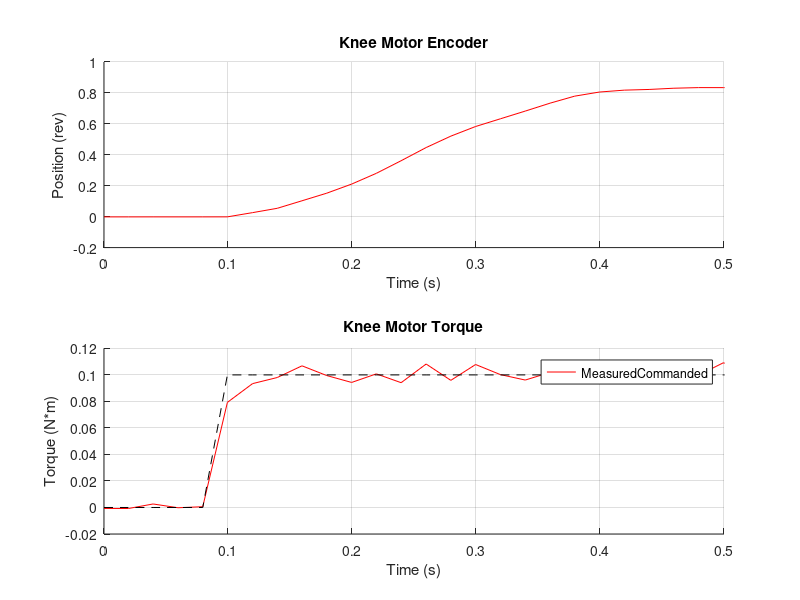
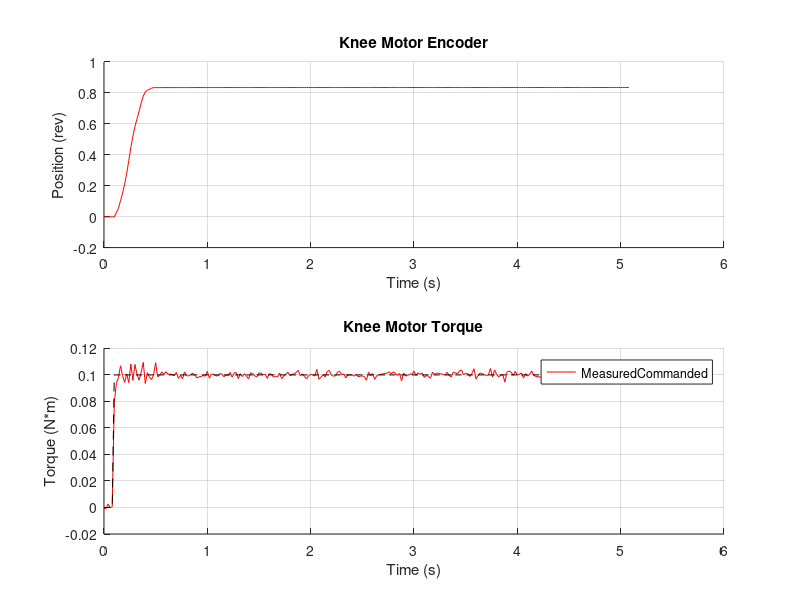

Here is the MATLAB script that generated these plots, in order:
% Knee joint = motor_data.motor_pos(:,1)
% Hip joint = motor_data.motor_pos(:,2)

load("mane_pd_v0_ws.mat")

figure()

subplot(2,1,1)
hold on
plot(motor_data.time, motor_data.motor_pos(:,1), '-r');
title("Knee Motor Encoder"); xlabel("Time (s)"); ylabel("Position (rev)")
grid on; xlim([0 0.5]);

subplot(2,1,2)
hold on
plot(motor_data.time, motor_data.motor_trq(:,1), '-r');
plot(motor_data.time, motor_data.motor_trq_cmd(:,1), '--k');
title("Knee Motor Torque"); xlabel("Time (s)"); ylabel("Torque (N*m)")
legend(["Measured","Commanded"])
grid on; xlim([0 0.5]);

figure()

subplot(2,1,1)
hold on
plot(motor_data.time, motor_data.motor_pos(:,1), '-r');
title("Knee Motor Encoder"); xlabel("Time (s)"); ylabel("Position (rev)")
grid on;

subplot(2,1,2)
hold on
plot(motor_data.time, motor_data.motor_trq(:,1), '-r');
plot(motor_data.time, motor_data.motor_trq_cmd(:,1), '--k');
title("Knee Motor Torque"); xlabel("Time (s)"); ylabel("Torque (N*m)")
legend(["Measured","Commanded"])
grid on;

% figure()
% hold on
% plot(motor_data.time, motor_data.motor_pos(:,2), '-r');
% title("Motor 2 Encoder"); xlabel("Time (s)"); ylabel("Position (rev)")
% grid on
% 
% figure()
% hold on
% plot(motor_data.time, motor_data.motor_pos_cmd(:,1), '--k');
% plot(motor_data.time, motor_data.motor_pos(:,1), '-r');
% title("Motor 1 Encoder")
% xlabel("Time (s)")
% ylabel("Position (rev)")
% legend(["Commanded", "Encoder Estimate"])
% 
% figure()
% hold on
% plot(motor_data.time, motor_data.motor_pos_cmd(:,2), '--k');
% plot(motor_data.time, motor_data.motor_pos(:,2), '-r');
% title("Motor 2 Encoder")
% xlabel("Time (s)")
% ylabel("Position (rev)")
% legend(["Commanded", "Encoder Estimate"])
